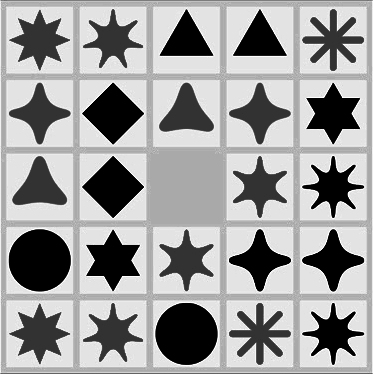
#> input picture Smoothing_Edge_Detection_Template_Matching/TemplateMatching/shapes-bw.jpg, 373 x 374 px
$ python TemplateMatching.py
#> lines starting #> are read from the running program, lines starting #| are printed output that depends on the picture; pictures that were not available may be replaced by others from this repository, and a replacement may not be noted
#!/usr/bin/env python3
# -*- coding: utf-8 -*-
"""
# print(template.shape) #gives (h, w)
@author: achyut
"""
import numpy as np
import cv2 as cv
import copy
import matplotlib.pyplot as plt

#read the image
image1 = cv.imread("shapes-bw.jpg", 0)
#> image1 is the input picture: shape (374, 373); min 0, max 255, mean 158.3
h1 = image1.shape[0]
#> h1 = 374
w1 = image1.shape[1]
#> w1 = 373

#read the template
template = cv.imread("ch.jpg", 0)
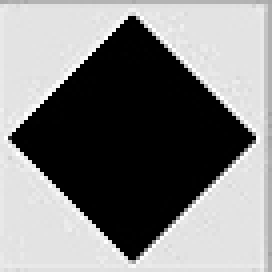
#> input picture Smoothing_Edge_Detection_Template_Matching/TemplateMatching/sub_template.jpg, 68 x 68 px, given in place of ch.jpg, which was not available (shown 4 times larger)
#> template is the input picture: shape (68, 68); min 0, max 255, mean 130.8
template = template.astype(float)

#reshaping the templae to odd size, as it will be used for filtering
template = np.delete(template, 67, axis=1)
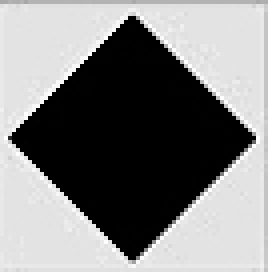
#> template: shape (68, 67) float64 (shown 4 times larger); min 0, max 255, mean 130.2
template = np.delete(template, 67, axis=0)
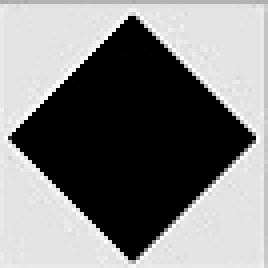
#> template: shape (67, 67) float64 (shown 4 times larger); min 0, max 255, mean 128.8

#store the height and width of the template
template_height = template.shape[0]
#> template_height = 67
template_width = template.shape[1]
#> template_width = 67

#calculating the position in the image till which filter is to be applie
vx = int((template_height-1)/2)
#> vx = 33
vy = int((template_width-1)/2)
#> vy = 33

#padding the original image so that boundary can be filtered
image = np.pad(image1, ((vx,),(vy,)), 'constant')
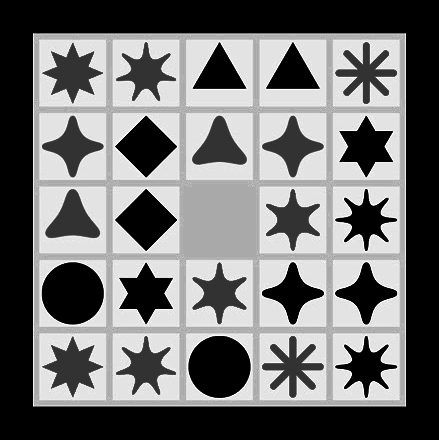
#> image: shape (440, 439); min 0, max 255, mean 114.4

x = image.shape[0]
#> x = 440
y = image.shape[1]
#> y = 439

#initialisng the matrix to store the correlated image
correlatedImage = np.zeros([x, y], dtype=float)

#list to store the mean of the sub regions of the image which is filtered using template
subRegionMean = []

#to store the magnitude(norm) of the sub regions of the image
norm_subRegion = []

#array of size of filter to calculate the respective sub region mean and the corresponding norm
subRegion = np.ones([template_height,template_width], dtype=float)


#loop to calculate the mean and norm of each of the sub regions in the image, the size of the
#sub region is same as the size of the filter, since we have to make the subregion also zero mean before
#convolving it with the filter with zero mean.
for i in range(vx, x - vx):
    for j in range(vy, y - vy):
        for u in range(-vx, vx + 1):
            for v in range(-vy, vy + 1):
#> (the run stopped early here; a loop or call above may not have finished)
